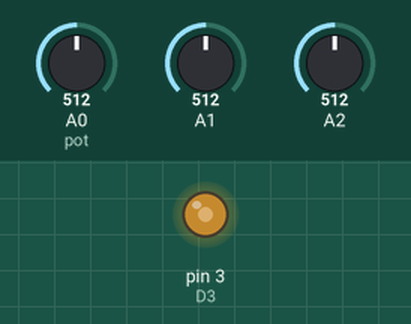
Recording of a sketch running on a simulated Arduino Nano, built with avr-gcc and run on an emulated ATmega328P. Shown: output pins drawn as LEDs (lit = HIGH). The test bench sets the inputs (shaded band); at power-on: A0 (pot) = 512, A1 = 512, A2 = 512.

Above: at 1.2 s.
1.3 s: A0 (pot) set to 716
At 1.7 s:
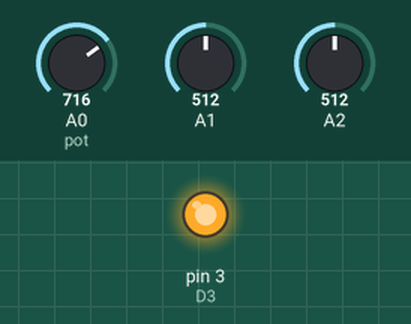
4.3 s: A0 (pot) set to 511
At 4.7 s:
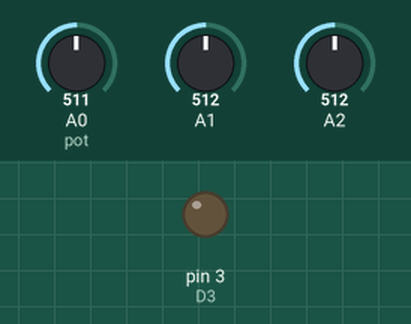
Timing chart, 0 to 7.3 s (numbered marks = the images above; inputs shaded):
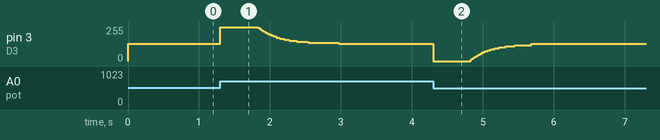

The sketch:

bit_krshr.ino
```cpp
/*
  Bit.krshr - DIY bit crusher for electric guitar
  Board: Arduino Nano-compatible (ELEGOO Nano V3, ATmega328P)

  Pins:
    A0 <- guitar signal, biased to about 2.5 V (reads about 512 at silence)
    A1 <- trimpot 1: bit depth   (8 bits ... 1 bit)
    A2 <- trimpot 2: sample rate (hold each sample for 1 ... 24 loop cycles)
    D3 -> audio output as fast PWM (62.5 kHz), smoothed by an RC filter
*/

const int GAIN = 16;        // digital gain: 1 = none, 16 = 16x (try 4-16)

long acc = 512L << 12;      // running estimate of the DC level, stored x4096
uint8_t held = 128;         // the sample sent to the output (128 = silence)
uint8_t bits = 8;           // current bit depth, 1-8 (from the pot on A1)
uint8_t holdN = 1;          // take a new sample every holdN loops (pot on A2)
uint8_t holdCount = 0;      // loops since the last new sample
uint16_t ctr = 0;           // loop counter, so the pots are read only now and then
bool readBitPot = true;     // alternates between reading A1 and A2

void setup() {
  pinMode(3, OUTPUT);       // D3 = OC2B, output channel B of Timer2

  // Timer2: Fast PWM on pin 3
  TCCR2A = _BV(COM2B1) | _BV(WGM21) | _BV(WGM20);
  // No prescaler: PWM frequency = 16 MHz / 256 = 62.5 kHz (above hearing range)
  TCCR2B = _BV(CS20);

  // Faster ADC: clock divider 64 instead of the default 128 (about 52 us per reading)
  ADCSRA = (ADCSRA & 0b11111000) | 0x06;
}

void loop() {
  // 1. Read the guitar signal and remove its DC level
  int raw = analogRead(A0);
  acc += raw - (acc >> 12);               // slowly follow the DC level (about 0.3 s)
  int x = raw - (int)(acc >> 12);         // x = audio only, centered around 0

  // 2. Sample rate reduction: take a new sample only every holdN loops
  if (holdCount == 0) {
    int s = (x * GAIN) / 4;               // amplify and scale from 10 bit to 8 bit
    s = constrain(s, -128, 127);          // clip, so the value cannot wrap around

    // 3. Bit depth reduction: round to the nearest of fewer levels
    uint8_t shift = 8 - bits;             // how many low bits to throw away
    if (shift > 0) {
      // add half a step, drop the low bits, shift back up
      s = ((s + (1 << (shift - 1))) >> shift) << shift;
      s = constrain(s, -128, 127);        // rounding can push 127 up to 128
    }
    held = s + 128;                       // shift to the PWM range 0-255
  }
  if (++holdCount >= holdN) holdCount = 0;

  OCR2B = held;                           // write the PWM duty cycle to pin 3

  // 4. Read one pot about every 30 ms (A1 and A2 take turns)
  if ((++ctr & 0x1FF) == 0) {
    int v = analogRead(readBitPot ? A1 : A2);
    if (readBitPot) bits  = map(v, 0, 1023, 8, 1);
    else            holdN = map(v, 0, 1023, 1, 24);
    readBitPot = !readBitPot;
    analogRead(A0);                       // dummy reading: clears charge left by the pot reading
  }
}
```
